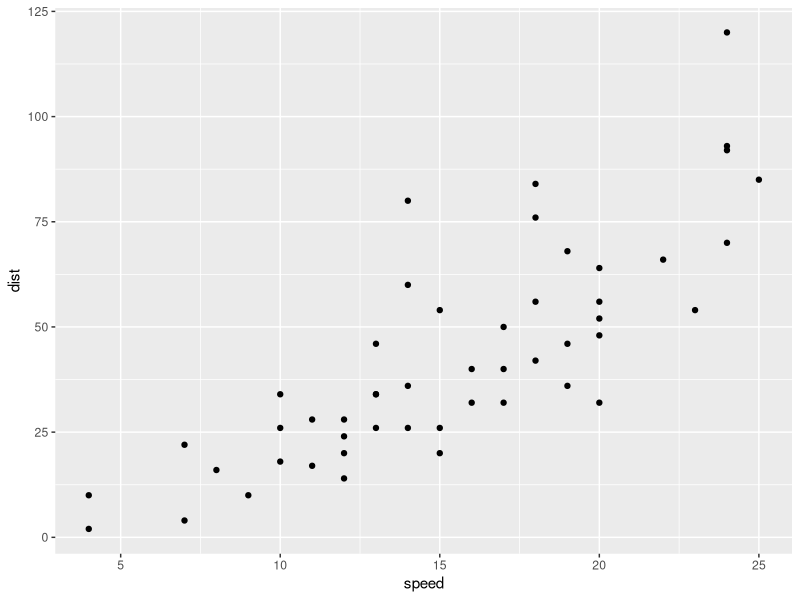
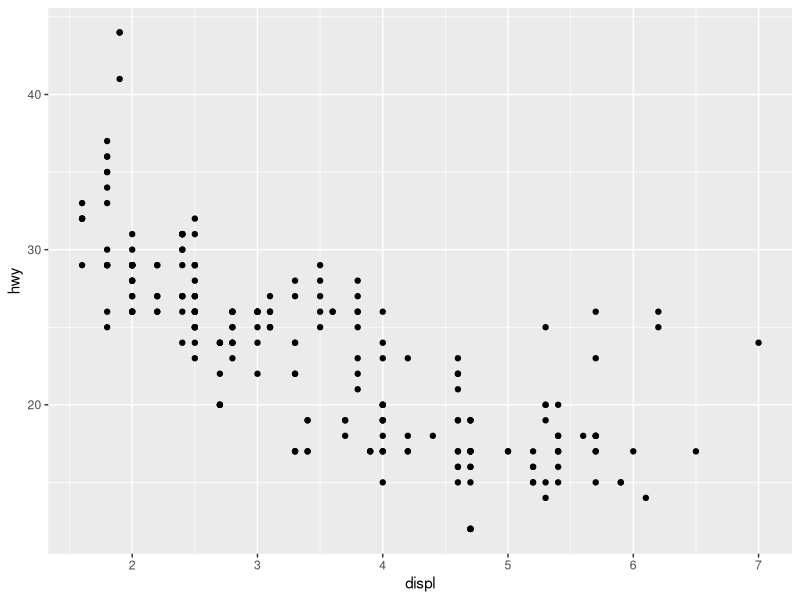
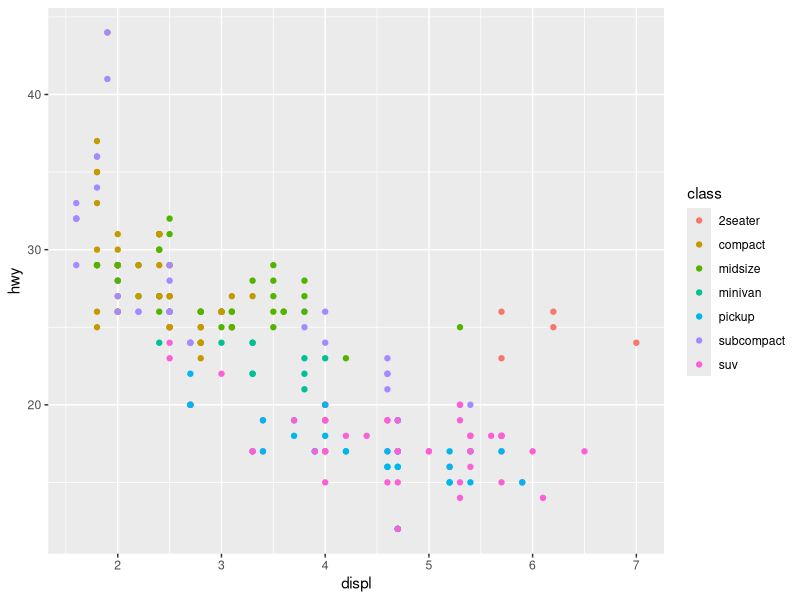
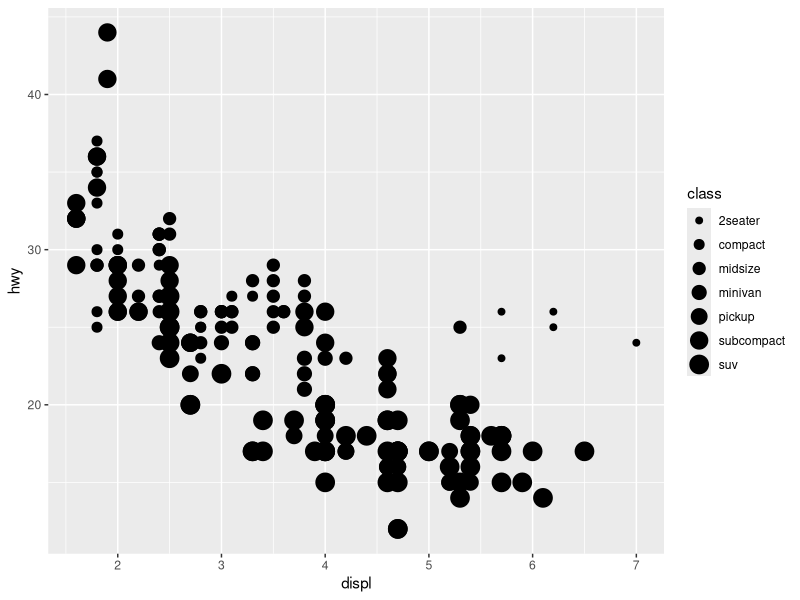

The R script that drew these images, in order:
## ---- chunk 1
library(ggplot2)
## ---- chunk 2
ggplot(data = cars) + geom_point(mapping = aes(x = speed, y = dist))
## ---- chunk 3
ggplot(data = mpg) + geom_point(mapping = aes(x = displ, y = hwy))
## ---- chunk 4
ggplot(data = mpg) + geom_point(mapping = aes(x = displ, y = hwy, color = class))
## ---- chunk 5
ggplot(data = mpg) + geom_point(mapping = aes(x = displ, y = hwy, size = class))
## ---- chunk 6

